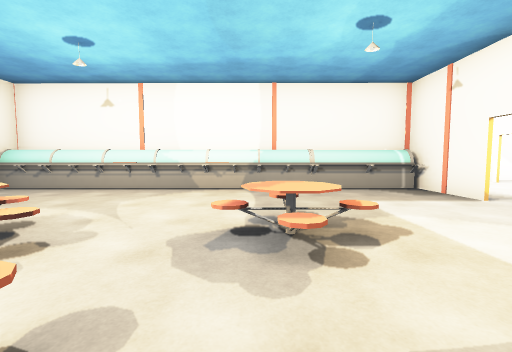
view 1 (above)

24 first-person views from a walk through a 3-D level made in the Unity game engine. The camera is 1.4 m above the floor, tilts 4° down and sees 90° across. Doors are open. The floor is counted in squares, 2 m on a side. Each view is taken from the middle of a square. On the plan, view 1 faces up. The plan holds only what a view shows up to about 9 squares ahead; the rest is blank. The place goes on beyond the plan. The player character is not drawn. Some animated figures are left out. Some surface patterns are stand-ins.

view 2
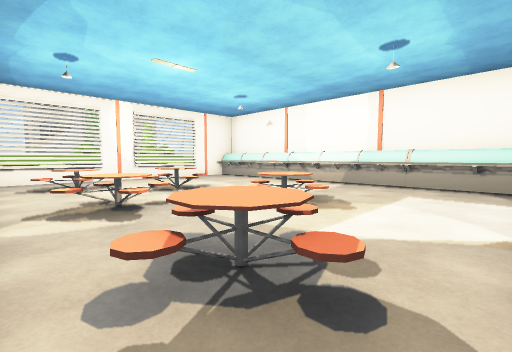

view 3
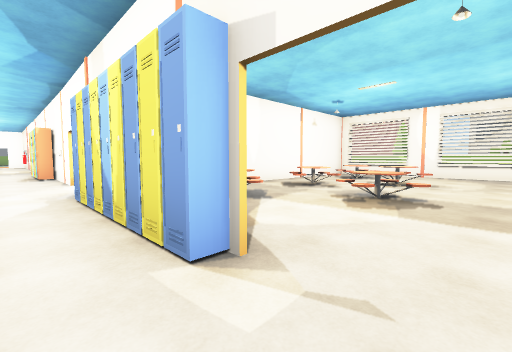

view 4
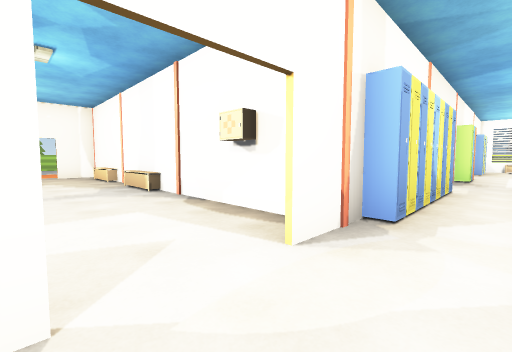

view 5
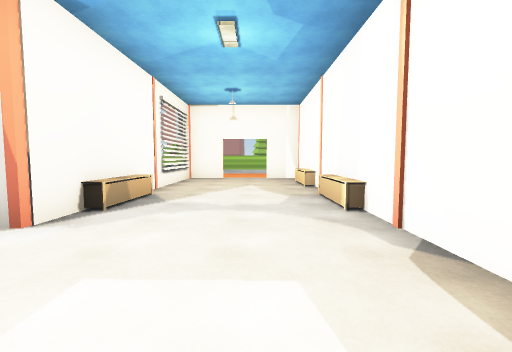

view 6
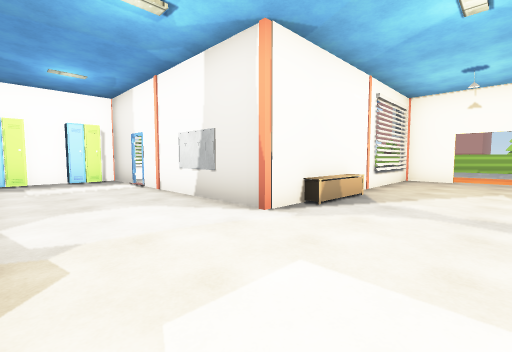

view 7
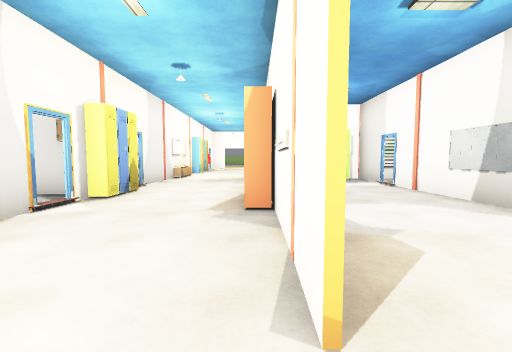

view 8
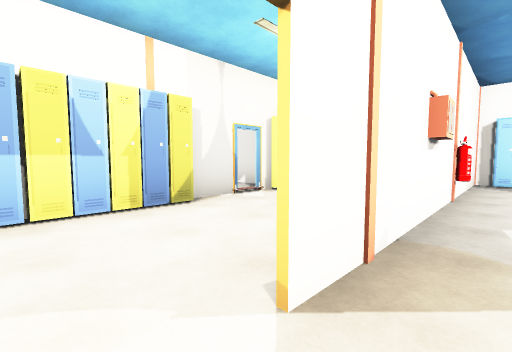

view 9
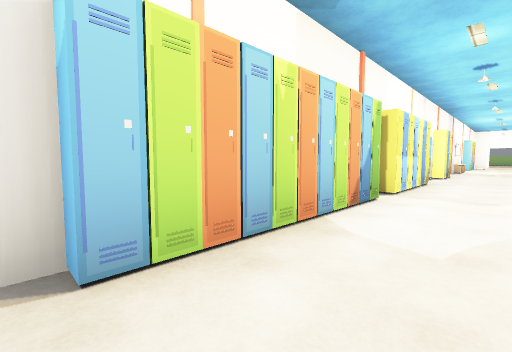

view 10
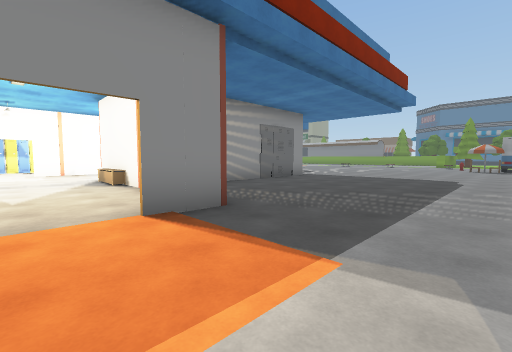

view 11
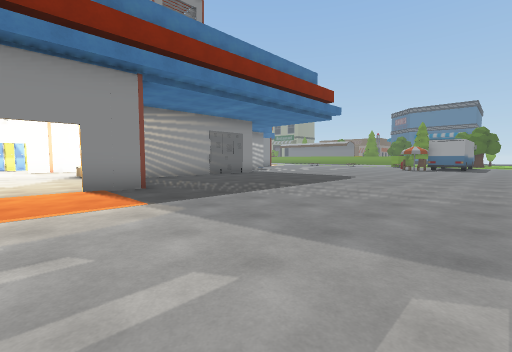

view 12
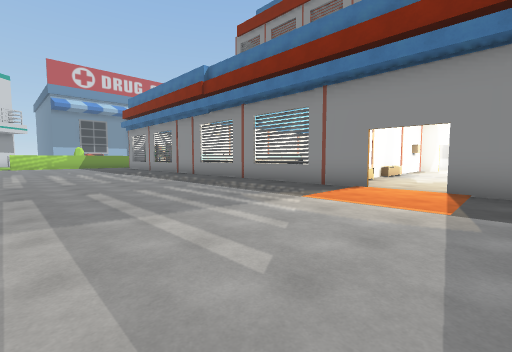

view 13
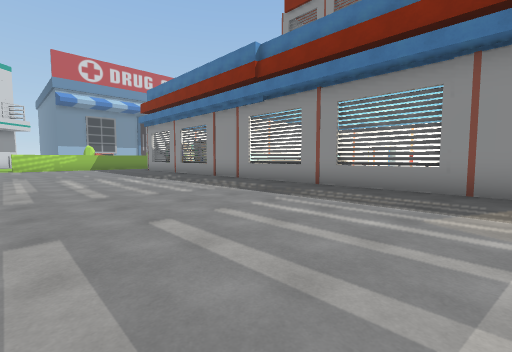

view 14
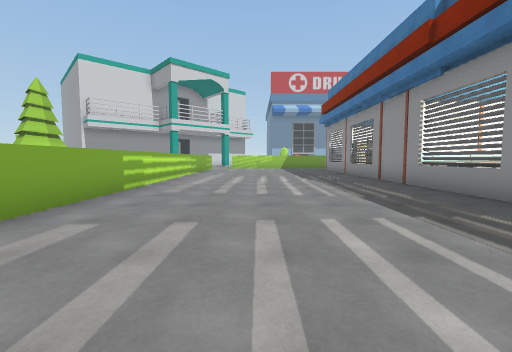

view 15
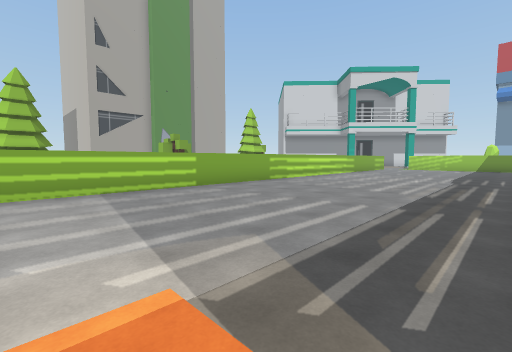

view 16
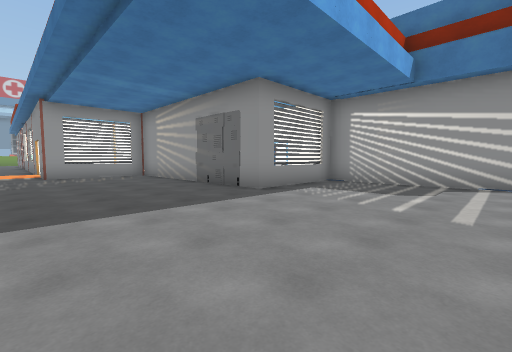

view 17
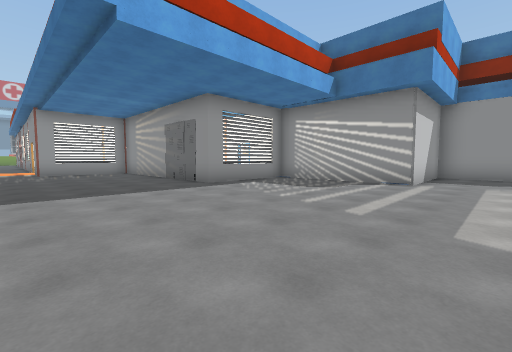

view 18
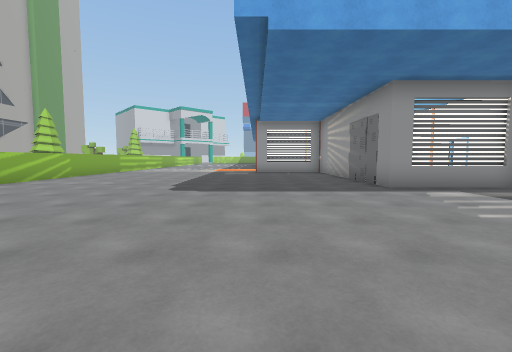

view 19
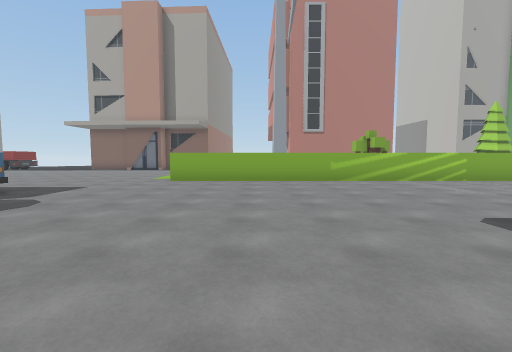

view 20
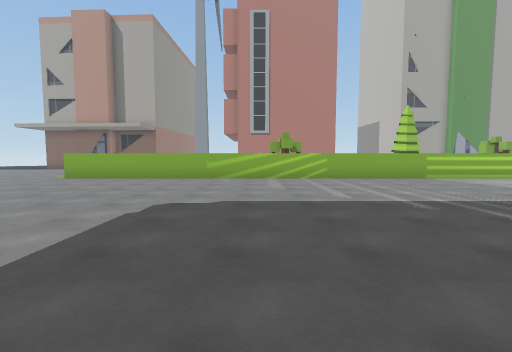

view 21
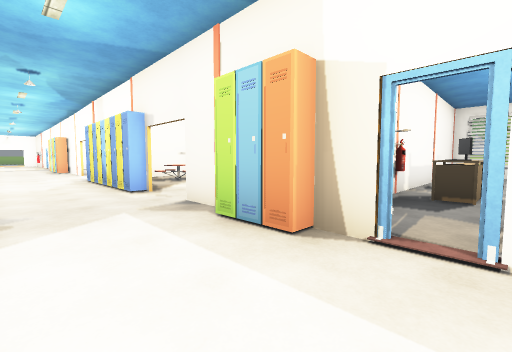

view 22
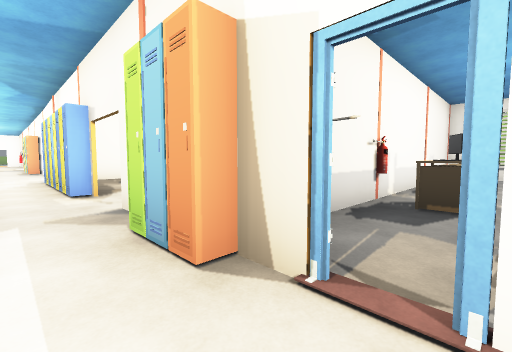

view 23
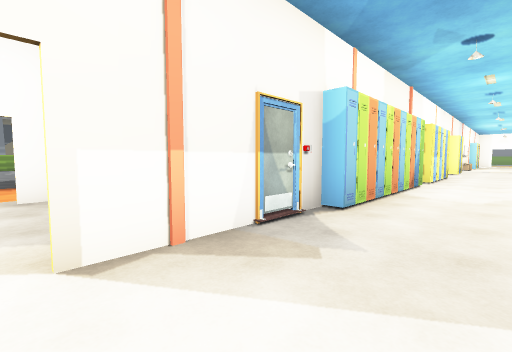

view 24
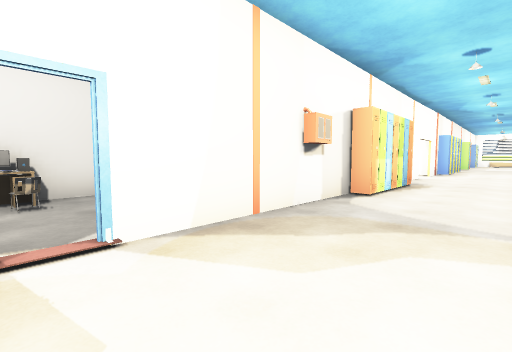

### Floor plan
Points are (right, up) in squares from view 1. A wall is a line through its corners. A room is listed if a view was taken in it or the views show most of it. See-through windows are left out.
Room 1 (views 1, 2, 3, 4, 5, 6, 7, 8, 9, 21, 22, 23)
walls: (2, -1.5) (2.8, -1.5); (3.1, -1.6) (-0.4, -1.5); (3.8, -1.6) (3.8, -2.4); (3.8, -3.8) (3.7, -6.4); (-0.7, -5.3) (0.5, -5.3) (0.5, -9.7); (3.8, 4.1) (3.8, 5.4); (3.6, -6.4) (3.7, -3.8); (3.9, 5.2) (3.9, 4.1); (3, 5.5) (-4.6, 5.5); (3.5, 5.7) (0.5, 5.7); (-5, -1.5) (-5.9, -1.5) (-5.9, -2.6); (-0.4, 5.7) (-5.9, 5.7); (6.9, -6.5) (6.9, -5.4); (-5.9, -4.1) (-5.9, -5.3) (-2.3, -5.3); (0.5, -10) (0.5, -14); (-5.9, 4.1) (-5.9, -1.1); (3.5, -11.8) (3.6, -9.4)
ways out: open door at (-6, -3.5) to room 2; opening at (5.5, -9.5) to room 3; open door at (7, -9) to room 3; open door at (0.5, -10); open door at (4, 3.5); open door at (4, 8)
objects: other object (-5, -2) to (-3, -2); other object (-4, 0) to (-3, 1); other object (-3, 1) to (-2, 2); other object (-2, -5) to (-1, -5); other object (-2, -2) to (-1, -2); other object (-1, 0) to (-1, 1); other object (0, 2) to (1, 3); other object (1, -14); other object (1, -12); other object (1, 0) to (2, 1); other object (2, -14); other object (2, -12); other object (3, -12); other object (3, -8); other object (4, -9); other object (4, -8); other object (4, -7); other object (4, -1); other object (4, 0); other object (4, 1); other object (4, 2); other object (4, 6); other object (4, 7); other object (5, -8); other object (7, -8); other object (7, -5); other object (7, -4); other object (7, -3); other object (7, -1); other object (7, 0); other object (7, 1); other object (7, 2); other object (7, 3); other object (7, 4)
Room 2 (views 10, 11, 12, 13, 14, 15, 16, 17, 18, 19, 20)
walls: (-4.8, -5.4) (-5.9, -5.4) (-5.9, -4.1); (-5.9, -2.8) (-5.9, 7); (-2.8, -9.4) (-2.8, -8.4); (0.5, -11.9) (-2.9, -11.9); (0.5, -16.2) (0.4, -12.4); (-12.8, 7) (-12.8, -17.6)
ways out: open door at (-6, -3.5) to room 1; opening at (0.5, -17.5) to room 3; opening at (-13, -18)
objects: other object (-3, -11); other object (-3, -10)
Room 3 (view 24)
walls: (3.5, -17.6) (3.5, -16.4); (6.9, -12) (6.9, -9.5); (1.5, -16.2) (0.5, -16.2); (3.7, -9.6) (3.6, -13.6)
ways out: opening at (5.5, -9.5) to room 1; open door at (7, -9) to room 1; opening at (0.5, -17.5) to room 2; open door at (4, -14)
objects: other object (7, -13)

Where each view was taken, in squares from view 1:
view 1: 0 up, 0 right, facing up
view 2: 1 down, 3 right, facing up-left
view 3: 4 up, 5 right, facing down-left
view 4: 4 down, 5 right, facing up-left
view 5: 3 down, 3 right, facing left
view 6: 3 down, 3 right, facing down-left
view 7: 3 down, 4 right, facing down
view 8: 3 down, 3 right, facing down-right
view 9: 3 up, 5 right, facing down-right
view 10: 3 down, 9 left, facing down-right
view 11: 3 down, 12 left, facing down-right
view 12: 5 down, 12 left, facing up-right
view 13: 2 down, 12 left, facing up-right
view 14: 2 down, 10 left, facing up
view 15: 3 down, 7 left, facing up-left
view 16: 16 down, 7 left, facing up-right
view 17: 18 down, 7 left, facing up-right
view 18: 18 down, 6 left, facing up
view 19: 15 down, 5 left, facing left
view 20: 11 down, 4 left, facing left
view 21: 8 up, 6 right, facing down-left
view 22: 8 up, 5 right, facing down-left
view 23: 6 up, 5 right, facing down-right
view 24: 14 down, 6 right, facing up-left
